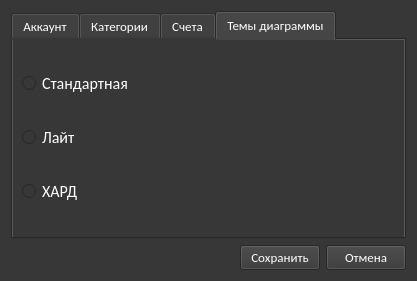
<?xml version="1.0" encoding="UTF-8"?>
<ui version="4.0">
 <class>Dialog</class>
 <widget class="QDialog" name="Dialog">
  <property name="geometry">
   <rect>
    <x>0</x>
    <y>0</y>
    <width>417</width>
    <height>281</height>
   </rect>
  </property>
  <property name="minimumSize">
   <size>
    <width>417</width>
    <height>281</height>
   </size>
  </property>
  <property name="windowTitle">
   <string>Настройки</string>
  </property>
  <property name="windowIcon">
   <iconset>
    <normaloff>../../icon.png</normaloff>../../icon.png</iconset>
  </property>
  <property name="styleSheet">
   <string notr="true">background-color: rgb(55, 55, 55);
color: white;</string>
  </property>
  <layout class="QVBoxLayout" name="verticalLayout">
   <item>
    <widget class="QTabWidget" name="tabWidget">
     <property name="font">
      <font>
       <family>Calibri</family>
       <pointsize>10</pointsize>
      </font>
     </property>
     <property name="styleSheet">
      <string notr="true">color: white;</string>
     </property>
     <property name="tabPosition">
      <enum>QTabWidget::North</enum>
     </property>
     <property name="tabShape">
      <enum>QTabWidget::Rounded</enum>
     </property>
     <property name="currentIndex">
      <number>3</number>
     </property>
     <property name="elideMode">
      <enum>Qt::ElideNone</enum>
     </property>
     <property name="usesScrollButtons">
      <bool>true</bool>
     </property>
     <property name="tabBarAutoHide">
      <bool>false</bool>
     </property>
     <widget class="QWidget" name="user_settings">
      <property name="styleSheet">
       <string notr="true">color: white;</string>
      </property>
      <attribute name="title">
       <string>Аккаунт</string>
      </attribute>
      <layout class="QVBoxLayout" name="verticalLayout_2">
       <item>
        <layout class="QGridLayout" name="gridLayout">
         <item row="4" column="1">
          <widget class="QPushButton" name="delete_user_btn">
           <property name="font">
            <font>
             <family>Calibri</family>
             <pointsize>10</pointsize>
            </font>
           </property>
           <property name="tabletTracking">
            <bool>false</bool>
           </property>
           <property name="focusPolicy">
            <enum>Qt::NoFocus</enum>
           </property>
           <property name="text">
            <string>Удалить аккаунт</string>
           </property>
          </widget>
         </item>
         <item row="0" column="1">
          <widget class="QLineEdit" name="user_name">
           <property name="font">
            <font>
             <family>Calibri</family>
             <pointsize>10</pointsize>
            </font>
           </property>
          </widget>
         </item>
         <item row="1" column="1">
          <widget class="QPushButton" name="choose_avatar">
           <property name="font">
            <font>
             <family>Calibri</family>
             <pointsize>10</pointsize>
            </font>
           </property>
           <property name="focusPolicy">
            <enum>Qt::NoFocus</enum>
           </property>
           <property name="text">
            <string>Выбрать...</string>
           </property>
          </widget>
         </item>
         <item row="0" column="0">
          <widget class="QLabel" name="label">
           <property name="font">
            <font>
             <family>Calibri</family>
             <pointsize>10</pointsize>
            </font>
           </property>
           <property name="text">
            <string>Имя пользователя</string>
           </property>
          </widget>
         </item>
         <item row="1" column="0">
          <widget class="QLabel" name="label_2">
           <property name="font">
            <font>
             <family>Calibri</family>
             <pointsize>10</pointsize>
            </font>
           </property>
           <property name="text">
            <string>Аватарка</string>
           </property>
          </widget>
         </item>
         <item row="3" column="1">
          <spacer name="verticalSpacer">
           <property name="orientation">
            <enum>Qt::Vertical</enum>
           </property>
           <property name="sizeHint" stdset="0">
            <size>
             <width>20</width>
             <height>40</height>
            </size>
           </property>
          </spacer>
         </item>
         <item row="2" column="0" colspan="2">
          <widget class="QCheckBox" name="negative_balance_information">
           <property name="font">
            <font>
             <family>Calibri</family>
             <pointsize>10</pointsize>
            </font>
           </property>
           <property name="focusPolicy">
            <enum>Qt::TabFocus</enum>
           </property>
           <property name="text">
            <string>Предупреждать меня об отрицательном балансе</string>
           </property>
           <property name="checked">
            <bool>false</bool>
           </property>
          </widget>
         </item>
        </layout>
       </item>
      </layout>
     </widget>
     <widget class="QWidget" name="categories_settings">
      <property name="styleSheet">
       <string notr="true">color: white</string>
      </property>
      <attribute name="title">
       <string>Категории</string>
      </attribute>
      <layout class="QHBoxLayout" name="horizontalLayout_4">
       <item>
        <layout class="QVBoxLayout" name="verticalLayout_4">
         <item>
          <widget class="QLabel" name="label_4">
           <property name="font">
            <font>
             <family>Calibri</family>
             <pointsize>10</pointsize>
            </font>
           </property>
           <property name="text">
            <string>Категории доходов</string>
           </property>
           <property name="alignment">
            <set>Qt::AlignCenter</set>
           </property>
          </widget>
         </item>
         <item>
          <widget class="QListWidget" name="income_categories">
           <property name="font">
            <font>
             <family>Calibri</family>
             <pointsize>11</pointsize>
            </font>
           </property>
          </widget>
         </item>
         <item>
          <layout class="QHBoxLayout" name="horizontalLayout_3">
           <item>
            <widget class="QPushButton" name="add_income_category_btn">
             <property name="font">
              <font>
               <family>Calibri</family>
               <pointsize>10</pointsize>
              </font>
             </property>
             <property name="focusPolicy">
              <enum>Qt::StrongFocus</enum>
             </property>
             <property name="text">
              <string>Добавить</string>
             </property>
            </widget>
           </item>
           <item>
            <widget class="QPushButton" name="delete_income_category_btn">
             <property name="font">
              <font>
               <family>Calibri</family>
               <pointsize>10</pointsize>
              </font>
             </property>
             <property name="focusPolicy">
              <enum>Qt::StrongFocus</enum>
             </property>
             <property name="text">
              <string>Удалить</string>
             </property>
            </widget>
           </item>
          </layout>
         </item>
        </layout>
       </item>
       <item>
        <layout class="QVBoxLayout" name="verticalLayout_3">
         <item>
          <widget class="QLabel" name="label_3">
           <property name="font">
            <font>
             <family>Calibri</family>
             <pointsize>10</pointsize>
            </font>
           </property>
           <property name="text">
            <string>Категории расходов</string>
           </property>
           <property name="alignment">
            <set>Qt::AlignCenter</set>
           </property>
          </widget>
         </item>
         <item>
          <widget class="QListWidget" name="spend_categories">
           <property name="font">
            <font>
             <family>Calibri</family>
             <pointsize>11</pointsize>
            </font>
           </property>
          </widget>
         </item>
         <item>
          <layout class="QHBoxLayout" name="horizontalLayout_2">
           <item>
            <widget class="QPushButton" name="add_spend_category_btn">
             <property name="font">
              <font>
               <family>Calibri</family>
               <pointsize>10</pointsize>
              </font>
             </property>
             <property name="tabletTracking">
              <bool>false</bool>
             </property>
             <property name="focusPolicy">
              <enum>Qt::StrongFocus</enum>
             </property>
             <property name="text">
              <string>Добавить</string>
             </property>
            </widget>
           </item>
           <item>
            <widget class="QPushButton" name="delete_spend_category_btn">
             <property name="font">
              <font>
               <family>Calibri</family>
               <pointsize>10</pointsize>
              </font>
             </property>
             <property name="focusPolicy">
              <enum>Qt::StrongFocus</enum>
             </property>
             <property name="text">
              <string>Удалить</string>
             </property>
            </widget>
           </item>
          </layout>
         </item>
        </layout>
       </item>
       <item>
        <spacer name="horizontalSpacer_2">
         <property name="orientation">
          <enum>Qt::Horizontal</enum>
         </property>
         <property name="sizeHint" stdset="0">
          <size>
           <width>40</width>
           <height>20</height>
          </size>
         </property>
        </spacer>
       </item>
      </layout>
     </widget>
     <widget class="QWidget" name="accounts_settings">
      <attribute name="title">
       <string>Счета</string>
      </attribute>
      <layout class="QVBoxLayout" name="verticalLayout_5">
       <item>
        <widget class="QListWidget" name="accounts">
         <property name="font">
          <font>
           <family>Calibri</family>
           <pointsize>11</pointsize>
          </font>
         </property>
        </widget>
       </item>
       <item>
        <widget class="QPushButton" name="delete_acc_btn">
         <property name="font">
          <font>
           <family>Calibri</family>
           <pointsize>10</pointsize>
          </font>
         </property>
         <property name="text">
          <string>Удалить</string>
         </property>
        </widget>
       </item>
      </layout>
     </widget>
     <widget class="QWidget" name="tab">
      <attribute name="title">
       <string>Темы диаграммы</string>
      </attribute>
      <layout class="QHBoxLayout" name="horizontalLayout_5">
       <item>
        <layout class="QVBoxLayout" name="verticalLayout_6">
         <item>
          <widget class="QRadioButton" name="radioButton">
           <property name="font">
            <font>
             <family>Calibri</family>
             <pointsize>12</pointsize>
            </font>
           </property>
           <property name="text">
            <string>Стандартная</string>
           </property>
          </widget>
         </item>
         <item>
          <widget class="QRadioButton" name="radioButton_2">
           <property name="font">
            <font>
             <family>Calibri</family>
             <pointsize>12</pointsize>
            </font>
           </property>
           <property name="text">
            <string>Лайт</string>
           </property>
          </widget>
         </item>
         <item>
          <widget class="QRadioButton" name="radioButton_3">
           <property name="font">
            <font>
             <family>Calibri</family>
             <pointsize>12</pointsize>
            </font>
           </property>
           <property name="text">
            <string>ХАРД</string>
           </property>
          </widget>
         </item>
        </layout>
       </item>
       <item>
        <layout class="QVBoxLayout" name="verticalLayout_7">
         <property name="spacing">
          <number>4</number>
         </property>
         <item>
          <widget class="QLabel" name="label_6">
           <property name="minimumSize">
            <size>
             <width>280</width>
             <height>45</height>
            </size>
           </property>
           <property name="maximumSize">
            <size>
             <width>16777215</width>
             <height>45</height>
            </size>
           </property>
           <property name="text">
            <string/>
           </property>
          </widget>
         </item>
         <item>
          <widget class="QLabel" name="label_5">
           <property name="minimumSize">
            <size>
             <width>280</width>
             <height>45</height>
            </size>
           </property>
           <property name="maximumSize">
            <size>
             <width>16777215</width>
             <height>45</height>
            </size>
           </property>
           <property name="text">
            <string/>
           </property>
          </widget>
         </item>
         <item>
          <widget class="QLabel" name="label_7">
           <property name="minimumSize">
            <size>
             <width>280</width>
             <height>45</height>
            </size>
           </property>
           <property name="maximumSize">
            <size>
             <width>16777215</width>
             <height>45</height>
            </size>
           </property>
           <property name="text">
            <string/>
           </property>
          </widget>
         </item>
        </layout>
       </item>
      </layout>
     </widget>
    </widget>
   </item>
   <item>
    <layout class="QHBoxLayout" name="horizontalLayout">
     <item>
      <spacer name="horizontalSpacer">
       <property name="orientation">
        <enum>Qt::Horizontal</enum>
       </property>
       <property name="sizeHint" stdset="0">
        <size>
         <width>40</width>
         <height>20</height>
        </size>
       </property>
      </spacer>
     </item>
     <item>
      <widget class="QPushButton" name="ok_btn">
       <property name="font">
        <font>
         <family>Calibri</family>
         <pointsize>10</pointsize>
        </font>
       </property>
       <property name="focusPolicy">
        <enum>Qt::StrongFocus</enum>
       </property>
       <property name="text">
        <string>Сохранить</string>
       </property>
      </widget>
     </item>
     <item>
      <widget class="QPushButton" name="cancel_btn">
       <property name="font">
        <font>
         <family>Calibri</family>
         <pointsize>10</pointsize>
        </font>
       </property>
       <property name="focusPolicy">
        <enum>Qt::StrongFocus</enum>
       </property>
       <property name="text">
        <string>Отмена</string>
       </property>
      </widget>
     </item>
    </layout>
   </item>
  </layout>
 </widget>
 <resources/>
 <connections/>
</ui>
